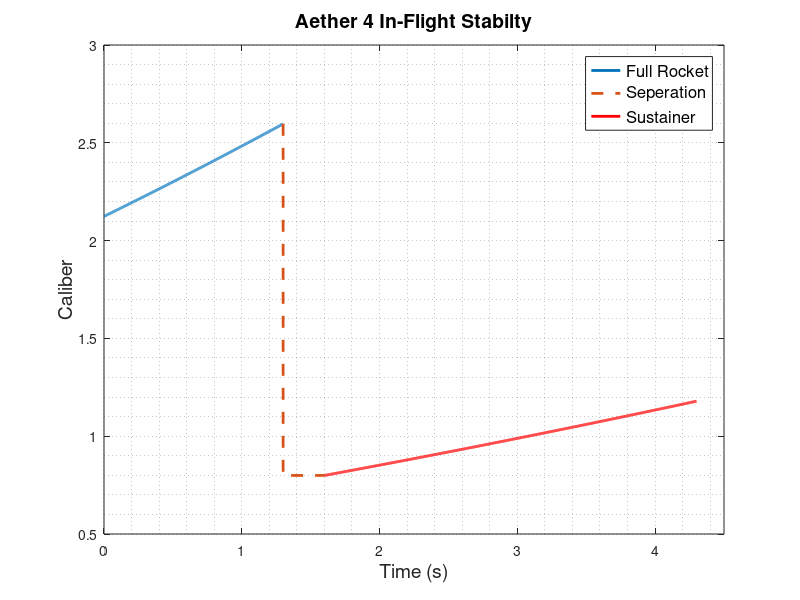

This figure's MATLAB source:
% Calculated the CG, CP and plots the caliber of a 2 stage rocket

% Mass in kilograms (kg)
% Distance in meters (m)
% Time in seconds (s)


% Time Resolution
res = 1000;

% Booster and Sustainer Time Values
Tboost     = 1.3;   
Tsust      = 3.0;   

% Lengths: In Meters (m)
% Main Components:
Lnosecone        = .240;  
Lshoulder        = .310;
Lebay            = .200;
Lsustbodytube    = .330; 
Lforwardfins     = .130;
Lstagingcoupler  = .135;
Lboosterbodytube = .448;
Laftfins         = .115;
Lboost           = .187;    
Lsust            = .187;

% Internal electronics (m)  
Lbattery       = 0.0265;      
%Laltimeter     = 0.0996;
%LSEDSaltimeter = 0.06985;
%Lswitch        = 0.01;

% Internal pieces (m)
Ldrogueparachute  = 0.04;
Lmainparachute    = 0.08;  
Lboosterparachute = 0.06;

% Coupler BodyTube Pieces
LcouplerBodyTubeEbay  = .025;  %(m)
LcouplerBodyTubeStage = .025;
% Motor Hang
sustmotorhang  = .0458;
boostmotorhang = .0359; 

% Distances: Centroid Calculations from the Tip of Nosecone to the middle of the component


% Main Components: 
Dnosecone        = Lnosecone*.666;
Dshoulder        = Lnosecone + Lshoulder/2;
Debay            = Dshoulder + Lshoulder/2  + LcouplerBodyTubeEbay/2;
Dsustbodytube    = Debay + LcouplerBodyTubeEbay/2 + Lsustbodytube/2;
Dforwardfins     = Dsustbodytube + Lsustbodytube/2 - Lforwardfins/2 - .015;
Dstagingcoupler  = Dsustbodytube + Lsustbodytube/2 + LcouplerBodyTubeStage/2;
Dsust            = Dstagingcoupler - LcouplerBodyTubeStage/2 - Lsust/2 + sustmotorhang;
Dboosterbodytube = Dstagingcoupler + LcouplerBodyTubeStage/2 + Lboosterbodytube/2;
Daftfins         = Dstagingcoupler + LcouplerBodyTubeStage/2 + Lboosterbodytube - Laftfins/2 - .005;
Dboost           = Dstagingcoupler + LcouplerBodyTubeStage/2 + Lboosterbodytube - Lboost/2 + boostmotorhang; 

% Internal Components: Marks the beginning of the Component
xbattery            = 0.02;    % From forward of E-Bay Bulk Plate
%xaltimeter          = 0.03;    % From forward of E-Bay Bulk Plate
%xswitch             = 0.02;    % From forward of E-Bay Bulk Plate
%xSEDSaltimeter      = 0.22;    % From forward of Nosecone

xmainparachute       = 0.12;       % From forward Shoulder Forward
xdrogueparachute      = 0.10;    % From aft of E-Bay Bulk Plate
xboosterparachute     = 0.12 - .085;      % From aft of Coupler Bulk Plate

%xcenteringring1     = 0.25;   % From aft of Sustainer Body Tube (-)
%xcenteringring2     = 0.08;   % From aft of Sustainer Body Tube (-)
%xcenteringring3     = 0.01;   % From aft of Booster Body Tube (-)
%xcenteringring4     = 0.12;   % From aft of Booster Body Tube (-)

% Internal Electronics:
Dbattery       = Debay - Lebay/2 + xbattery + Lbattery/2;       % Offset from E-Bay Forward Bulk Plate 
%Daltimeter     = Lnosecone + xaltimeter + Laltimeter/2;   % Offset from E-Bay Forward Bulk Plate
%Dswitch        = Lnosecone + xswitch + Lswitch/2;         % Offset from E-Bay Forward Bulk Plate
%DSEDSaltimeter = xSEDSaltimeter + LSEDSaltimeter/2;       % Offset from Nose Cone Forward

% Recovery Components:

Ddrogueparachute    = Debay + Lebay/2 + xdrogueparachute + Ldrogueparachute/2 - .07;                                                                % Offset from Nosecone Forward
Dmainparachute      = Lnosecone + xmainparachute + Lmainparachute/2;                                                % Offset from E-bay Aft
Dboosterparachute   = Dstagingcoupler + LcouplerBodyTubeStage/2 + Lstagingcoupler/2 + xboosterparachute + Lboosterparachute/2;   % Offset from Staging Coupler Aft


% Engine Retainment:
%Dcenteringring1      = Dsustbodytube + Lsustbodytube/2 - xcenteringring1;       % Offset from Sustainer Body Tube Aft
%Dcenteringring2      = Dsustbodytube + Lsustbodytube/2 - xcenteringring2;       % Offset from Sustainer Body Tube Aft
%Dcenteringring3      = Dboosterbodytube + Lsustbodytube/2 - xcenteringring3;    % Offset from Booster Body Tube Aft
%Dcenteringring4      = Dboosterbodytube + Lsustbodytube/2 - xcenteringring4;    % Offset from Booster Body Tube Aft


% Masses (kg)
% Mass of Components
Mnosecone        = .113;
Mshoulder        = .125;
Mebay            = .401; % With a payload of 4 bolts at 180 grams total

Msustbodytube    = .080;
Mforwardfins     = .030;
Mstagingcoupler  = .083;    
Mboosterbodytube = .114;    
Maftfins         = .030;   
Mboostinit       = .194 + .077;    % Initial mass of booster
Msustinit        = .198 + .081;    % Initial mass of sustainer 
Mboostprop       = .082;    % Mass of total propellant
Msustprop        = .087;    % Mass of total propellant


% Internal electronics (kg)  
Mbattery       = 0.045;      
Maltimeter     = 0.000;
MSEDSaltimeter = 0.000;
Mswitch        = 0.000;

% Internal pieces (kg)
Mdrogueparachute    = .025;
Mmainparachute      = .078;
Mboosterparachute   = .043;   

Mcenteringring      = 0;

% Create a vector of values of the Center of Gravity through the entire flight

% Create array CG that follows the whole 
% rocket from launch till booster seperation

tb      = linspace(0,Tboost,res);             % 1000 different times of flight from 0 to .7 seconds
Mboost  = Mboostinit-(Mboostprop/Tboost)*tb;  % Mass of the booster during flight
CGBoost = Mboost.*Dboost;                     % Center of Gravity of booster during flight


Mtot    = Mboost + Msustinit + Mnosecone + Mshoulder + Mebay + Msustbodytube + Mforwardfins + Mstagingcoupler + Mboosterbodytube...               % Total mass of sustainer and
    + Maftfins + Mbattery + Maltimeter + MSEDSaltimeter + Mswitch + Mdrogueparachute + Mboosterparachute + Mmainparachute + 4*Mcenteringring;     % booster through flight

CGboostsust      = (CGBoost + Dnosecone*Mnosecone + Dshoulder*Mshoulder + Debay*Mebay + Dsustbodytube*Msustbodytube + Dforwardfins*Mforwardfins...         % Center of gravity of entire rocket
        + Dstagingcoupler*Mstagingcoupler + Dsust*Msustinit + Dboosterbodytube*Mboosterbodytube + Daftfins*Maftfins + Mbattery*Dbattery...        % through flight before seperation
        + Mdrogueparachute*Ddrogueparachute + Mboosterparachute*Dboosterparachute...
        + Mmainparachute*Dmainparachute)./Mtot;   

% Create vector CGsust that follows the sustainer after booster
% seperation until sustainer burnout when mass stops changing

ts      = linspace(0,Tsust,res);              % 1000 different times of flight from 0 to 1.4 seconds
Msust   = Msustinit - (Msustprop/Tsust)*ts;   % Mass of sustainer during flight
CGSust  = Msust.*Dsust;                       % Center of Gravity of sustainer during flight

Mtot2   = Msust + Mnosecone + Mshoulder + Mebay + Msustbodytube + Mforwardfins + Mbattery + Maltimeter...                                 % Total mass of sustainer through flight
        + MSEDSaltimeter + Mswitch + Mdrogueparachute + Mmainparachute + 2*Mcenteringring;                                                % after booster seperation
              
CG2     = (CGSust + Dnosecone*Mnosecone + Dshoulder*Mshoulder + Debay*Mebay + Mbattery*Dbattery + Dsustbodytube*Msustbodytube + Dforwardfins*Mforwardfins...  % Center of gravity of sustainer through flight
        + Mdrogueparachute*Ddrogueparachute + Mmainparachute*Dmainparachute)./Mtot2;   

% CP (m) Calculate Center of Pressure of the entire rocket and after booster seperation

% Fin parameters
Cr  = .130;                             % Length of root chord   
Ct  = .015;                             % Length of tip chord 
Ss  = .050;                         % Length of semi-span 
Lf  = .055;                           % Length of mid-chord line
Xr  = .100;                             % Length of fin root lead to fin tip lead
Xb  = Dforwardfins - Lforwardfins/2;  % Length of nosecone tip to beginning of root chord

Rbodytube = .0574/2;     % Radius of Bodytube

cnn = 2;               % Co-efficient for the type of nose cone - conical
xn  = .466 * Lnosecone;  % Location of the center of pressure for a conical nose cone
cnt = 0;                 % Cnt would change if rocket diameter changed
xt  = 0;                 % Not applicable
nf  = 3;                 % Number of Fins

% Fin Calculations
x1=1.0+(Rbodytube/(Ss+Rbodytube));                                          % The following variables allow cnf, a coefficent, to be calculated
x2=4.0*nf*(Ss*Ss/(Rbodytube*Rbodytube*4));
x3a=2.0*Lf;
x3b=Cr+Ct;
x3=x3a/x3b;
x4=1.0+sqrt(1.0+x3^2);
cnf=x1*x2/x4;                                                               % A coefficient needed to find center of pressure
xf = (1.0/6.0)*(Cr+Ct-(Cr*Ct/(Cr+Ct)))+(Xr/3.0)*((Cr+2.0*Ct)/(Cr+Ct))+Xb;   % cnf and xf are coefficeints that take the parameters of the fins. and factors in the 
                                                                            % distance from the tip of the nose cone to the root chord of the fin
% Calculation for CP (sustainer)
cnr=cnn+cnt+cnf;
cp = ((cnn*xn+cnt*xt+cnf*xf)/cnr);   % Center of Pressure equation for a rocket 
                                     
                                   

% Booster & Sustainer

% Fin Parameters
Cr2   = .115;                             % Length of root chord   
Ct2   = .060;                             % Length of tip chord 
Ss2   = .048;                             % Length of semi-span 
Lf2   = .050;                             % Length of mid-chord line
Xr2   = .045;                             % Length of fin root lead to fin tip lead

Xb2  = Daftfins - Laftfins/2 - .02;            % Length of nosecone tip to beginning of aft fins root chord

% Equations for CP (full rocket)
x12=1.0+(Rbodytube/(Ss2+Rbodytube));             % The following variables allow cnf, a coefficent, to be calculated
x22=4.0*nf*(Ss2*Ss2/(Rbodytube*Rbodytube*4)); 
x3a2=2.0*Lf2;
x3b2=Cr2+Ct2;
x32=x3a2/x3b2;
x42=1.0+sqrt(1.0+x32*x32);

cnf2=x12*x22/x42;                                                                         % A coefficient needed to find center of pressure
xf2 = (1.0/6.0)*(Cr2+Ct2-(Cr2*Ct2/(Cr2+Ct2)))+(Xr2/3.0)*((Cr2+2.0*Ct2)/(Cr2+Ct2))+Xb2;    % cnf and xf are coefficeints that take the parameters of the fins. and factors in the 
                                                                                          % distance from the tip of the nose cone to the root chord of the fin

% Calculation for CP (sustainer)
cnr2=cnn+cnt+cnf+cnf2;
cp2 = ((cnn*xn+cnt*xt+cnf*xf+cnf2*xf2)/cnr2);   % Center of Pressure equation for a rocket 

%
% Plotting Caliber

%BoosterOpenRocket = 'CalOpenRocketBooster.csv';
%SustainerOpenRocket = 'CalOpenRocketSustainer.csv';



L  = 'linewidth';
D  = 'displayname';

figure;
cal1 = (cp2-CGboostsust)/(2*Rbodytube);
plot(tb,cal1,D,'Full Rocket',L,2)
cal2 = (cp-CG2)/(2*Rbodytube);
hold on
coast = .3;                                            % Coast period between seperation
ts      = linspace(Tboost+coast,Tsust+Tboost,res);     % 1000 different times of flight from 0 to 1.4 seconds
xsep=[1.3,1.3,1.6];
ysep=[2.597,0.7994,0.7994];
plot(xsep,ysep,'--',D,'Seperation',L,2)
plot(ts,cal2,'r',D,'Sustainer',L,2) % Plot caliber through the flight
xlabel('Time (s)','fontsize',14)
ylabel('Caliber','fontsize',14)
title('Aether 4 In-Flight Stabilty','fontsize',14)
leg=legend('show')
set(leg,'fontsize',12)
axis([0 4.5 0.5 3])
grid minor

